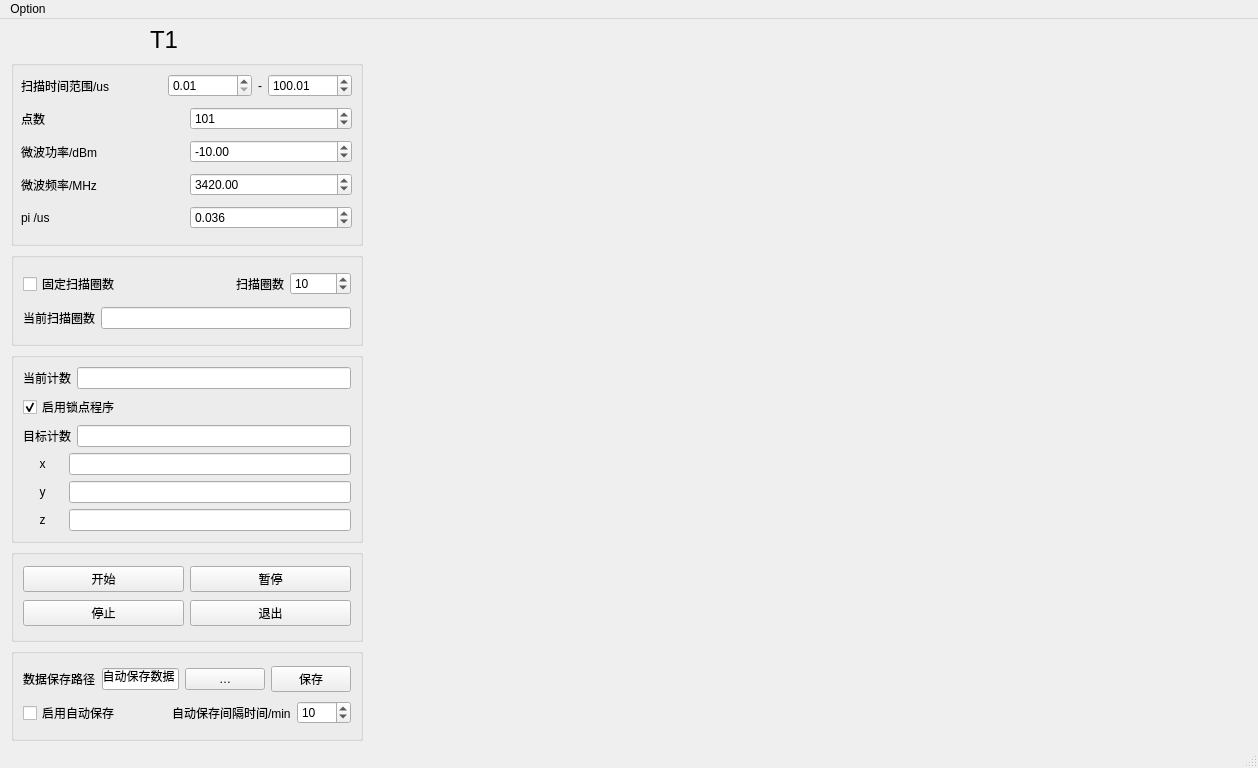
<?xml version="1.0" encoding="UTF-8"?>
<ui version="4.0">
 <class>MainWindow</class>
 <widget class="QMainWindow" name="MainWindow">
  <property name="geometry">
   <rect>
    <x>0</x>
    <y>0</y>
    <width>1258</width>
    <height>768</height>
   </rect>
  </property>
  <property name="windowTitle">
   <string>MainWindow</string>
  </property>
  <widget class="QWidget" name="centralwidget">
   <widget class="QLabel" name="label_14">
    <property name="geometry">
     <rect>
      <x>150</x>
      <y>10</y>
      <width>61</width>
      <height>21</height>
     </rect>
    </property>
    <property name="font">
     <font>
      <pointsize>18</pointsize>
     </font>
    </property>
    <property name="lineWidth">
     <number>1</number>
    </property>
    <property name="text">
     <string>T1</string>
    </property>
   </widget>
   <widget class="QWidget" name="layoutWidget">
    <property name="geometry">
     <rect>
      <x>11</x>
      <y>41</y>
      <width>1231</width>
      <height>681</height>
     </rect>
    </property>
    <layout class="QHBoxLayout" name="horizontalLayout_11" stretch="2,5">
     <item>
      <layout class="QVBoxLayout" name="verticalLayout_6" stretch="2,1,2,1,1">
       <item>
        <widget class="QGroupBox" name="groupBox_2">
         <property name="title">
          <string/>
         </property>
         <widget class="QWidget" name="layoutWidget">
          <property name="geometry">
           <rect>
            <x>10</x>
            <y>10</y>
            <width>331</width>
            <height>166</height>
           </rect>
          </property>
          <layout class="QVBoxLayout" name="verticalLayout_5">
           <item>
            <layout class="QHBoxLayout" name="horizontalLayout_8">
             <item>
              <widget class="QLabel" name="label">
               <property name="text">
                <string>扫描时间范围/us</string>
               </property>
              </widget>
             </item>
             <item>
              <layout class="QHBoxLayout" name="horizontalLayout">
               <item>
                <widget class="QDoubleSpinBox" name="doubleSpinBox">
                 <property name="minimum">
                  <double>0.010000000000000</double>
                 </property>
                 <property name="maximum">
                  <double>1000000.000000000000000</double>
                 </property>
                 <property name="singleStep">
                  <double>1.000000000000000</double>
                 </property>
                 <property name="value">
                  <double>0.010000000000000</double>
                 </property>
                </widget>
               </item>
               <item>
                <widget class="QLabel" name="label_3">
                 <property name="text">
                  <string>-</string>
                 </property>
                </widget>
               </item>
               <item>
                <widget class="QDoubleSpinBox" name="doubleSpinBox_2">
                 <property name="minimum">
                  <double>0.010000000000000</double>
                 </property>
                 <property name="maximum">
                  <double>1000000.000000000000000</double>
                 </property>
                 <property name="value">
                  <double>100.010000000000005</double>
                 </property>
                </widget>
               </item>
              </layout>
             </item>
            </layout>
           </item>
           <item>
            <layout class="QHBoxLayout" name="horizontalLayout_9">
             <item>
              <widget class="QLabel" name="label_2">
               <property name="text">
                <string>点数</string>
               </property>
              </widget>
             </item>
             <item>
              <widget class="QSpinBox" name="spinBox_3">
               <property name="maximum">
                <number>1000</number>
               </property>
               <property name="value">
                <number>101</number>
               </property>
              </widget>
             </item>
            </layout>
           </item>
           <item>
            <layout class="QHBoxLayout" name="horizontalLayout_10">
             <item>
              <widget class="QLabel" name="label_4">
               <property name="text">
                <string>微波功率/dBm</string>
               </property>
              </widget>
             </item>
             <item>
              <widget class="QDoubleSpinBox" name="doubleSpinBox_4">
               <property name="minimum">
                <double>-60.000000000000000</double>
               </property>
               <property name="maximum">
                <double>10.000000000000000</double>
               </property>
               <property name="value">
                <double>-10.000000000000000</double>
               </property>
              </widget>
             </item>
            </layout>
           </item>
           <item>
            <layout class="QHBoxLayout" name="horizontalLayout_12">
             <item>
              <widget class="QLabel" name="label_15">
               <property name="text">
                <string>微波频率/MHz</string>
               </property>
              </widget>
             </item>
             <item>
              <widget class="QDoubleSpinBox" name="doubleSpinBox_5">
               <property name="minimum">
                <double>25.000000000000000</double>
               </property>
               <property name="maximum">
                <double>4000.000000000000000</double>
               </property>
               <property name="value">
                <double>3420.000000000000000</double>
               </property>
              </widget>
             </item>
            </layout>
           </item>
           <item>
            <layout class="QHBoxLayout" name="horizontalLayout_13">
             <item>
              <widget class="QLabel" name="label_17">
               <property name="text">
                <string>pi /us</string>
               </property>
              </widget>
             </item>
             <item>
              <widget class="QDoubleSpinBox" name="doubleSpinBox_6">
               <property name="decimals">
                <number>3</number>
               </property>
               <property name="value">
                <double>0.036000000000000</double>
               </property>
              </widget>
             </item>
            </layout>
           </item>
          </layout>
         </widget>
        </widget>
       </item>
       <item>
        <widget class="QGroupBox" name="groupBox_3">
         <property name="title">
          <string/>
         </property>
         <layout class="QVBoxLayout" name="verticalLayout_2">
          <item>
           <layout class="QHBoxLayout" name="horizontalLayout_2">
            <item>
             <widget class="QCheckBox" name="checkBox">
              <property name="text">
               <string>固定扫描圈数</string>
              </property>
             </widget>
            </item>
            <item>
             <spacer name="horizontalSpacer_2">
              <property name="orientation">
               <enum>Qt::Horizontal</enum>
              </property>
              <property name="sizeHint" stdset="0">
               <size>
                <width>40</width>
                <height>20</height>
               </size>
              </property>
             </spacer>
            </item>
            <item>
             <widget class="QLabel" name="label_5">
              <property name="text">
               <string>扫描圈数</string>
              </property>
             </widget>
            </item>
            <item>
             <widget class="QSpinBox" name="spinBox">
              <property name="minimum">
               <number>1</number>
              </property>
              <property name="maximum">
               <number>10000</number>
              </property>
              <property name="value">
               <number>10</number>
              </property>
             </widget>
            </item>
           </layout>
          </item>
          <item>
           <layout class="QHBoxLayout" name="horizontalLayout_3">
            <item>
             <widget class="QLabel" name="label_6">
              <property name="text">
               <string>当前扫描圈数</string>
              </property>
             </widget>
            </item>
            <item>
             <widget class="QLineEdit" name="lineEdit"/>
            </item>
           </layout>
          </item>
         </layout>
        </widget>
       </item>
       <item>
        <widget class="QGroupBox" name="groupBox_4">
         <property name="title">
          <string/>
         </property>
         <layout class="QVBoxLayout" name="verticalLayout_3">
          <item>
           <layout class="QHBoxLayout" name="horizontalLayout_5">
            <item>
             <widget class="QLabel" name="label_7">
              <property name="text">
               <string>当前计数</string>
              </property>
             </widget>
            </item>
            <item>
             <widget class="QLineEdit" name="lineEdit_2">
              <property name="sizePolicy">
               <sizepolicy hsizetype="Expanding" vsizetype="Preferred">
                <horstretch>0</horstretch>
                <verstretch>0</verstretch>
               </sizepolicy>
              </property>
             </widget>
            </item>
           </layout>
          </item>
          <item>
           <widget class="QCheckBox" name="checkBox_2">
            <property name="text">
             <string>启用锁点程序</string>
            </property>
            <property name="checked">
             <bool>true</bool>
            </property>
           </widget>
          </item>
          <item>
           <layout class="QHBoxLayout" name="horizontalLayout_4">
            <item>
             <widget class="QLabel" name="label_11">
              <property name="text">
               <string>目标计数</string>
              </property>
             </widget>
            </item>
            <item>
             <widget class="QLineEdit" name="lineEdit_6">
              <property name="sizePolicy">
               <sizepolicy hsizetype="Expanding" vsizetype="Preferred">
                <horstretch>0</horstretch>
                <verstretch>0</verstretch>
               </sizepolicy>
              </property>
             </widget>
            </item>
           </layout>
          </item>
          <item>
           <layout class="QGridLayout" name="gridLayout_2">
            <item row="1" column="0">
             <widget class="QLabel" name="label_9">
              <property name="text">
               <string>     y</string>
              </property>
             </widget>
            </item>
            <item row="1" column="1">
             <widget class="QLineEdit" name="lineEdit_4"/>
            </item>
            <item row="0" column="0">
             <widget class="QLabel" name="label_8">
              <property name="sizePolicy">
               <sizepolicy hsizetype="Minimum" vsizetype="Preferred">
                <horstretch>0</horstretch>
                <verstretch>0</verstretch>
               </sizepolicy>
              </property>
              <property name="text">
               <string>     x     </string>
              </property>
             </widget>
            </item>
            <item row="2" column="0">
             <widget class="QLabel" name="label_10">
              <property name="text">
               <string>     z</string>
              </property>
             </widget>
            </item>
            <item row="2" column="1">
             <widget class="QLineEdit" name="lineEdit_5"/>
            </item>
            <item row="0" column="1">
             <widget class="QLineEdit" name="lineEdit_3"/>
            </item>
           </layout>
          </item>
         </layout>
        </widget>
       </item>
       <item>
        <widget class="QGroupBox" name="groupBox_5">
         <property name="title">
          <string/>
         </property>
         <layout class="QGridLayout" name="gridLayout_3">
          <item row="0" column="0">
           <widget class="QPushButton" name="pushButton">
            <property name="text">
             <string>开始</string>
            </property>
           </widget>
          </item>
          <item row="0" column="1">
           <widget class="QPushButton" name="pushButton_2">
            <property name="text">
             <string>暂停</string>
            </property>
           </widget>
          </item>
          <item row="1" column="0">
           <widget class="QPushButton" name="pushButton_3">
            <property name="text">
             <string>停止</string>
            </property>
           </widget>
          </item>
          <item row="1" column="1">
           <widget class="QPushButton" name="pushButton_4">
            <property name="text">
             <string>退出</string>
            </property>
           </widget>
          </item>
         </layout>
        </widget>
       </item>
       <item>
        <widget class="QGroupBox" name="groupBox_6">
         <property name="title">
          <string/>
         </property>
         <layout class="QVBoxLayout" name="verticalLayout_4">
          <item>
           <layout class="QHBoxLayout" name="horizontalLayout_7" stretch="2,4,1,2">
            <item>
             <widget class="QLabel" name="label_12">
              <property name="text">
               <string>数据保存路径</string>
              </property>
             </widget>
            </item>
            <item>
             <widget class="QLineEdit" name="lineEdit_7">
              <property name="text">
               <string>E:/自动保存数据</string>
              </property>
             </widget>
            </item>
            <item>
             <widget class="QPushButton" name="pushButton_5">
              <property name="text">
               <string>…</string>
              </property>
             </widget>
            </item>
            <item>
             <widget class="QPushButton" name="pushButton_6">
              <property name="text">
               <string>保存</string>
              </property>
             </widget>
            </item>
           </layout>
          </item>
          <item>
           <layout class="QHBoxLayout" name="horizontalLayout_6">
            <item>
             <widget class="QCheckBox" name="checkBox_3">
              <property name="text">
               <string>启用自动保存</string>
              </property>
             </widget>
            </item>
            <item>
             <spacer name="horizontalSpacer">
              <property name="orientation">
               <enum>Qt::Horizontal</enum>
              </property>
              <property name="sizeHint" stdset="0">
               <size>
                <width>40</width>
                <height>20</height>
               </size>
              </property>
             </spacer>
            </item>
            <item>
             <widget class="QLabel" name="label_13">
              <property name="text">
               <string>自动保存间隔时间/min</string>
              </property>
             </widget>
            </item>
            <item>
             <widget class="QSpinBox" name="spinBox_2">
              <property name="maximum">
               <number>1440</number>
              </property>
              <property name="value">
               <number>10</number>
              </property>
             </widget>
            </item>
           </layout>
          </item>
         </layout>
        </widget>
       </item>
      </layout>
     </item>
     <item>
      <layout class="QVBoxLayout" name="verticalLayout_8">
       <item>
        <layout class="QVBoxLayout" name="verticalLayout"/>
       </item>
       <item>
        <layout class="QVBoxLayout" name="verticalLayout_7"/>
       </item>
      </layout>
     </item>
    </layout>
   </widget>
  </widget>
  <widget class="QStatusBar" name="statusbar"/>
  <widget class="QMenuBar" name="menuBar">
   <property name="geometry">
    <rect>
     <x>0</x>
     <y>0</y>
     <width>1258</width>
     <height>23</height>
    </rect>
   </property>
   <widget class="QMenu" name="menuOption">
    <property name="title">
     <string>Option</string>
    </property>
    <addaction name="actionFrequency"/>
    <addaction name="actionRabi"/>
    <addaction name="actionT1"/>
    <addaction name="actionHahn_echo"/>
    <addaction name="actionRamsey"/>
    <addaction name="actionExit"/>
   </widget>
   <addaction name="menuOption"/>
  </widget>
  <action name="actionFrequency">
   <property name="text">
    <string>Frequency</string>
   </property>
  </action>
  <action name="actionRabi">
   <property name="text">
    <string>Rabi</string>
   </property>
  </action>
  <action name="actionT1">
   <property name="text">
    <string>T1</string>
   </property>
  </action>
  <action name="actionHahn_echo">
   <property name="text">
    <string>Hahn_echo</string>
   </property>
  </action>
  <action name="actionRamsey">
   <property name="text">
    <string>Ramsey</string>
   </property>
  </action>
  <action name="actionExit">
   <property name="text">
    <string>Exit</string>
   </property>
  </action>
 </widget>
 <resources/>
 <connections>
  <connection>
   <sender>actionExit</sender>
   <signal>triggered(bool)</signal>
   <receiver>MainWindow</receiver>
   <slot>close()</slot>
   <hints>
    <hint type="sourcelabel">
     <x>-1</x>
     <y>-1</y>
    </hint>
    <hint type="destinationlabel">
     <x>618</x>
     <y>352</y>
    </hint>
   </hints>
  </connection>
 </connections>
</ui>
